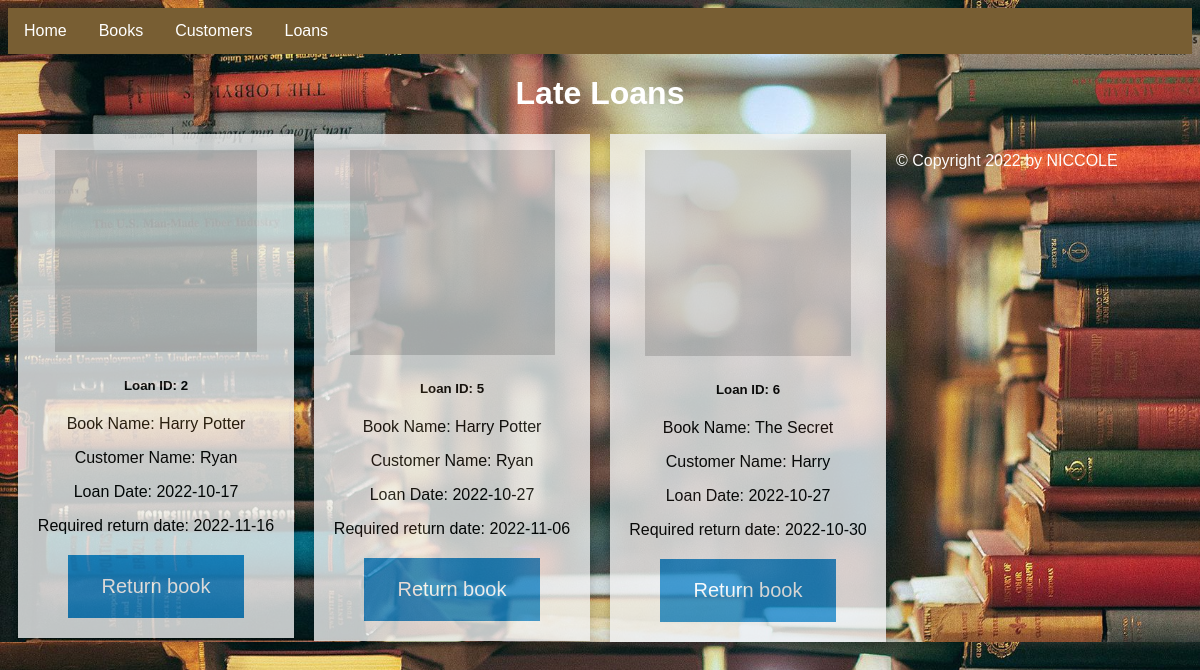
Page /lateloans/ on the committed database.
### app.py (models this page shows, shortened)
class Loans(db.Model):
    id = db.Column(db.Integer, primary_key=True)
    customer_id = db.Column(db.Integer, db.ForeignKey('customers.id'),
        nullable=False)
    book_id = db.Column(db.Integer, db.ForeignKey('books.id'),
        nullable=False)
    loan_date = db.Column(db.Integer, nullable=False)
    return_date = db.Column(db.Integer, nullable = False)

class Books(db.Model):
    id = db.Column(db.Integer, primary_key=True)
    bookName = db.Column(db.String(80), nullable=False)
    author = db.Column(db.String(50), nullable=False)
    yearPublished = db.Column(db.Integer, nullable=False)
    Type = db.Column(db.Integer, nullable=False)
    book_loans = db.relationship('Loans', backref='books', lazy=True)

class Customers(db.Model):
    id = db.Column(db.Integer, primary_key=True)
    customerName = db.Column(db.String(50), nullable=False)
    city = db.Column(db.String(30), nullable = False)
    age = db.Column(db.Integer, nullable=False)
    customer_loans = db.relationship('Loans', backref='customers', lazy=True)

### app.py (the view)
@app.route("/lateloans/", methods=['GET'])
def late_loans():
    lateloans=[]
    database= db.session.query(Loans, Books, Customers). \
        select_from(Loans).join(Books).join(Customers).all()
    for loan, book, customer in database:
        if datetime.datetime.strptime(loan.return_date, '%Y-%m-%d').date() < datetime.date.today():
            lateloan={"loanid":loan.id,"bookname":book.bookName,"customername":customer.customerName,"returndate":loan.return_date,"loandate":loan.loan_date}
            lateloans.append(lateloan)
    return render_template('lateloans.html', lateloans=lateloans)

### templates/lateloans.html
{% extends "layout.html" %}
{% block content %}
<h1 class="h1DisplayALL">Late Loans</h1>
{% for lateloan in lateloans %}
<div class="column">
    <div class="card">
      <img src="https://picsum.photos/20{{lateloan.loanid}}" class="card-img-top">
      <div class="card-body">
        <h5 class="card-title">Loan ID: {{lateloan.loanid}}</h5>
        <p class="card-text">Book Name: {{lateloan.bookname}}</p>
        <p class="card-text">Customer Name: {{lateloan.customername}}</p>
        <p class="card-text">Loan Date: {{lateloan.loandate}}</p>
        <p class="card-text">Required return date: {{lateloan.returndate}}</p>
        <a class ="button" href="/returnloan/{{lateloan.loanid}}">Return book</a>
      </div>
    </div>
  </div>
  {% endfor %}
</div>
{% endblock %}

### templates/layout.html (shortened to what this page needs)
<!DOCTYPE html>
<html lang="en">
<head>
</head>
<body>
  <ul>
    <li><a href="{{ url_for('home')}}">Home</a></li>
    <li class="dropdown">
      <a href="javascript:void(0)" class="dropbtn">Books</a>
    </li>
    <li class="dropdown">
      <a href="javascript:void(0)" class="dropbtn">Customers</a>
    </li>
    <li class="dropdown">
      <a href="javascript:void(0)" class="dropbtn">Loans</a>
    </li>
  </ul>
  <div id="blockContent">{% block content %}{% endblock %}</div><br>
  <div id="footer" style="color: rgb(252, 252, 252);">
    {% block footer %}
    &copy; Copyright 2022 by NICCOLE
    {% endblock %}
  </div>
</body>
</html>

### templates/layout.html (style rules this page uses)
ul { list-style-type: none; margin: 0; padding: 0; overflow: hidden; background-color: rgb(120, 94, 51); }
li { float: left; }
li a, .dropbtn { display: inline-block; color: white; text-align: center; padding: 14px 16px; text-decoration: none; font-family: sans-serif }
li.dropdown { display: inline-block; }
* { box-sizing: border-box; }
body { font-family: Arial, Helvetica, sans-serif; background-image: url(/static/books.jpg); background-size: cover; }
.column { float: left; width: 25%; padding: 0 10px; }
.card { box-shadow: 0 4px 8px 0 rgba(0, 0, 0, 0.2); padding: 16px; text-align: center; background-color: #f1f1f1; opacity: 0.8; }
.button { background-color: #1c87c9; border: none; color: white; padding: 20px 34px; text-align: center; text-decoration: none; display: inline-block; font-size: 20px; margin: 4px 2px; cursor: pointer; }
.h1DisplayALL { color: rgb(255, 255, 255); text-align: center; font-family: Arial, Helvetica, sans-serif; }

### rows in the picture
Loans: loanid "2", bookname "Harry Potter", customername "Ryan", loandate "2022-10-17", returndate "2022-11-16"
Books: bookname "Harry Potter"
Customers: customername "Ryan"
Loans: loandate "2022-10-27", returndate "2022-11-06"
Loans: loanid "6", bookname "The Secret", customername "Harry", loandate "2022-10-27", returndate "2022-10-30"

### other values in the picture
{{ lateloan.loanid }} "5"
